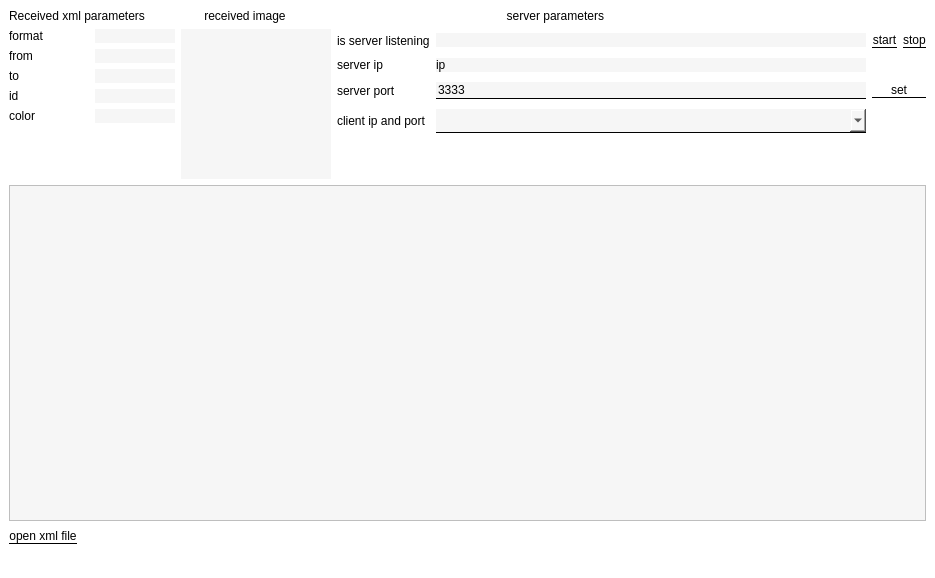
<?xml version="1.0" encoding="UTF-8"?>
<ui version="4.0">
 <class>MainWindow</class>
 <widget class="QMainWindow" name="MainWindow">
  <property name="geometry">
   <rect>
    <x>0</x>
    <y>0</y>
    <width>935</width>
    <height>578</height>
   </rect>
  </property>
  <property name="windowTitle">
   <string>MainWindow</string>
  </property>
  <property name="styleSheet">
   <string notr="true">background:#FFFFFF;</string>
  </property>
  <widget class="QWidget" name="central">
   <layout class="QGridLayout" name="gridLayout_2">
    <item row="0" column="0">
     <layout class="QVBoxLayout" name="first">
      <item>
       <layout class="QGridLayout" name="parameters">
        <item row="1" column="0">
         <layout class="QFormLayout" name="xmlParameters">
          <item row="0" column="0">
           <widget class="QLabel" name="format_const">
            <property name="minimumSize">
             <size>
              <width>80</width>
              <height>0</height>
             </size>
            </property>
            <property name="styleSheet">
             <string notr="true">color:#000000</string>
            </property>
            <property name="text">
             <string>format</string>
            </property>
           </widget>
          </item>
          <item row="0" column="1">
           <widget class="QLabel" name="format">
            <property name="minimumSize">
             <size>
              <width>80</width>
              <height>0</height>
             </size>
            </property>
            <property name="styleSheet">
             <string notr="true">background:#f6f6f6;color:#000000;</string>
            </property>
            <property name="text">
             <string/>
            </property>
           </widget>
          </item>
          <item row="1" column="0">
           <widget class="QLabel" name="from_const">
            <property name="styleSheet">
             <string notr="true">color:#000000</string>
            </property>
            <property name="text">
             <string>from</string>
            </property>
           </widget>
          </item>
          <item row="1" column="1">
           <widget class="QLabel" name="from">
            <property name="styleSheet">
             <string notr="true">background:#f6f6f6;color:#000000;</string>
            </property>
            <property name="text">
             <string/>
            </property>
           </widget>
          </item>
          <item row="2" column="0">
           <widget class="QLabel" name="to_const">
            <property name="styleSheet">
             <string notr="true">color:#000000</string>
            </property>
            <property name="text">
             <string>to</string>
            </property>
           </widget>
          </item>
          <item row="2" column="1">
           <widget class="QLabel" name="to">
            <property name="styleSheet">
             <string notr="true">background:#f6f6f6;color:#000000;</string>
            </property>
            <property name="text">
             <string/>
            </property>
           </widget>
          </item>
          <item row="3" column="0">
           <widget class="QLabel" name="id_const">
            <property name="styleSheet">
             <string notr="true">color:#000000</string>
            </property>
            <property name="text">
             <string>id</string>
            </property>
           </widget>
          </item>
          <item row="3" column="1">
           <widget class="QLabel" name="id">
            <property name="styleSheet">
             <string notr="true">background:#f6f6f6;color:#000000;</string>
            </property>
            <property name="text">
             <string/>
            </property>
           </widget>
          </item>
          <item row="4" column="1">
           <widget class="QLabel" name="color">
            <property name="styleSheet">
             <string notr="true">background:#f6f6f6;color:#000000;</string>
            </property>
            <property name="text">
             <string/>
            </property>
           </widget>
          </item>
          <item row="4" column="0">
           <widget class="QLabel" name="color_const">
            <property name="styleSheet">
             <string notr="true">color:#000000</string>
            </property>
            <property name="text">
             <string>color</string>
            </property>
           </widget>
          </item>
         </layout>
        </item>
        <item row="0" column="1">
         <widget class="QLabel" name="image_const">
          <property name="styleSheet">
           <string notr="true">color:#000000</string>
          </property>
          <property name="text">
           <string>       received image</string>
          </property>
         </widget>
        </item>
        <item row="0" column="0">
         <widget class="QLabel" name="xml_parameters_const">
          <property name="styleSheet">
           <string notr="true">color:#000000</string>
          </property>
          <property name="text">
           <string>Received xml parameters</string>
          </property>
         </widget>
        </item>
        <item row="0" column="2">
         <widget class="QLabel" name="server_parameters_const">
          <property name="styleSheet">
           <string notr="true">color:#000000</string>
          </property>
          <property name="text">
           <string>                                                   server parameters</string>
          </property>
         </widget>
        </item>
        <item row="1" column="1">
         <widget class="QLabel" name="image">
          <property name="sizePolicy">
           <sizepolicy hsizetype="Preferred" vsizetype="Preferred">
            <horstretch>0</horstretch>
            <verstretch>0</verstretch>
           </sizepolicy>
          </property>
          <property name="minimumSize">
           <size>
            <width>150</width>
            <height>150</height>
           </size>
          </property>
          <property name="maximumSize">
           <size>
            <width>150</width>
            <height>150</height>
           </size>
          </property>
          <property name="styleSheet">
           <string notr="true">background:#f6f6f6;</string>
          </property>
          <property name="text">
           <string/>
          </property>
         </widget>
        </item>
        <item row="1" column="2">
         <layout class="QGridLayout" name="serverParameters">
          <item row="2" column="1">
           <widget class="QLineEdit" name="serverport">
            <property name="sizePolicy">
             <sizepolicy hsizetype="Expanding" vsizetype="Fixed">
              <horstretch>0</horstretch>
              <verstretch>0</verstretch>
             </sizepolicy>
            </property>
            <property name="styleSheet">
             <string notr="true">background:#f6f6f6 ;color:#000000;; border: none;border-bottom: 1px solid currentColor;</string>
            </property>
            <property name="text">
             <string>3333</string>
            </property>
           </widget>
          </item>
          <item row="4" column="0">
           <spacer name="horizontalSpacer1">
            <property name="orientation">
             <enum>Qt::Horizontal</enum>
            </property>
            <property name="sizeType">
             <enum>QSizePolicy::Preferred</enum>
            </property>
            <property name="sizeHint" stdset="0">
             <size>
              <width>40</width>
              <height>20</height>
             </size>
            </property>
           </spacer>
          </item>
          <item row="1" column="0">
           <widget class="QLabel" name="serverip_const">
            <property name="styleSheet">
             <string notr="true">color:#000000</string>
            </property>
            <property name="text">
             <string>server ip</string>
            </property>
           </widget>
          </item>
          <item row="0" column="1">
           <widget class="QLabel" name="isServerRunning">
            <property name="sizePolicy">
             <sizepolicy hsizetype="Expanding" vsizetype="Fixed">
              <horstretch>0</horstretch>
              <verstretch>0</verstretch>
             </sizepolicy>
            </property>
            <property name="styleSheet">
             <string notr="true">background:#f6f6f6;color:#000000;</string>
            </property>
            <property name="text">
             <string/>
            </property>
           </widget>
          </item>
          <item row="2" column="0">
           <widget class="QLabel" name="serverport_const">
            <property name="styleSheet">
             <string notr="true">color:#000000</string>
            </property>
            <property name="text">
             <string>server port</string>
            </property>
           </widget>
          </item>
          <item row="1" column="1">
           <widget class="QLabel" name="serverip">
            <property name="sizePolicy">
             <sizepolicy hsizetype="Expanding" vsizetype="Fixed">
              <horstretch>0</horstretch>
              <verstretch>0</verstretch>
             </sizepolicy>
            </property>
            <property name="styleSheet">
             <string notr="true">background:#f6f6f6; color:#000000;</string>
            </property>
            <property name="text">
             <string>ip</string>
            </property>
           </widget>
          </item>
          <item row="0" column="2">
           <layout class="QHBoxLayout" name="offOnButtons">
            <item>
             <widget class="QPushButton" name="startServerButton">
              <property name="styleSheet">
               <string notr="true">color:#000000; border: none;border-bottom: 1px solid currentColor;</string>
              </property>
              <property name="text">
               <string>start</string>
              </property>
             </widget>
            </item>
            <item>
             <widget class="QPushButton" name="stopServerButton">
              <property name="styleSheet">
               <string notr="true">color:#000000; border: none;color:#000000; border: none;border-bottom: 1px solid currentColor;</string>
              </property>
              <property name="text">
               <string>stop</string>
              </property>
             </widget>
            </item>
           </layout>
          </item>
          <item row="3" column="0">
           <widget class="QLabel" name="comboBox_clients_const">
            <property name="enabled">
             <bool>true</bool>
            </property>
            <property name="sizePolicy">
             <sizepolicy hsizetype="Preferred" vsizetype="Preferred">
              <horstretch>0</horstretch>
              <verstretch>0</verstretch>
             </sizepolicy>
            </property>
            <property name="minimumSize">
             <size>
              <width>80</width>
              <height>0</height>
             </size>
            </property>
            <property name="maximumSize">
             <size>
              <width>16777215</width>
              <height>16777215</height>
             </size>
            </property>
            <property name="styleSheet">
             <string notr="true">color:#000000</string>
            </property>
            <property name="text">
             <string>client ip and port</string>
            </property>
           </widget>
          </item>
          <item row="2" column="2">
           <widget class="QPushButton" name="changeServerPortButton">
            <property name="styleSheet">
             <string notr="true">color:#000000; border: none;color:#000000; border: none;border-bottom: 1px solid currentColor;</string>
            </property>
            <property name="text">
             <string>set</string>
            </property>
           </widget>
          </item>
          <item row="3" column="1">
           <widget class="QComboBox" name="comboBox_clients">
            <property name="sizePolicy">
             <sizepolicy hsizetype="Expanding" vsizetype="Fixed">
              <horstretch>0</horstretch>
              <verstretch>0</verstretch>
             </sizepolicy>
            </property>
            <property name="minimumSize">
             <size>
              <width>320</width>
              <height>0</height>
             </size>
            </property>
            <property name="maximumSize">
             <size>
              <width>16777215</width>
              <height>24</height>
             </size>
            </property>
            <property name="styleSheet">
             <string notr="true">color:#000000;background:#f6f6f6; border: none;border-bottom: 1px solid currentColor;</string>
            </property>
           </widget>
          </item>
          <item row="0" column="0">
           <widget class="QLabel" name="isServerRunning_const">
            <property name="styleSheet">
             <string notr="true">color:#000000</string>
            </property>
            <property name="text">
             <string>is server listening</string>
            </property>
           </widget>
          </item>
          <item row="4" column="1">
           <spacer name="horizontalSpacer2">
            <property name="orientation">
             <enum>Qt::Horizontal</enum>
            </property>
            <property name="sizeHint" stdset="0">
             <size>
              <width>40</width>
              <height>20</height>
             </size>
            </property>
           </spacer>
          </item>
          <item row="5" column="1">
           <spacer name="horizontalSpacer3">
            <property name="orientation">
             <enum>Qt::Horizontal</enum>
            </property>
            <property name="sizeHint" stdset="0">
             <size>
              <width>40</width>
              <height>20</height>
             </size>
            </property>
           </spacer>
          </item>
         </layout>
        </item>
       </layout>
      </item>
      <item>
       <layout class="QVBoxLayout" name="textAndButton">
        <item>
         <widget class="QPlainTextEdit" name="text">
          <property name="sizePolicy">
           <sizepolicy hsizetype="Expanding" vsizetype="Expanding">
            <horstretch>0</horstretch>
            <verstretch>0</verstretch>
           </sizepolicy>
          </property>
          <property name="minimumSize">
           <size>
            <width>900</width>
            <height>300</height>
           </size>
          </property>
          <property name="styleSheet">
           <string notr="true">color:#000000; background:#f6f6f6;</string>
          </property>
         </widget>
        </item>
        <item>
         <layout class="QHBoxLayout" name="BottomButtonLayout">
          <item>
           <widget class="QPushButton" name="openXmlButton">
            <property name="styleSheet">
             <string notr="true">color:#000000; border: none; color:#000000; border: none;border-bottom: 1px solid currentColor;</string>
            </property>
            <property name="text">
             <string>open xml file</string>
            </property>
           </widget>
          </item>
          <item>
           <spacer name="horizontalSpacer">
            <property name="orientation">
             <enum>Qt::Horizontal</enum>
            </property>
            <property name="sizeHint" stdset="0">
             <size>
              <width>40</width>
              <height>20</height>
             </size>
            </property>
           </spacer>
          </item>
         </layout>
        </item>
       </layout>
      </item>
     </layout>
    </item>
   </layout>
  </widget>
  <widget class="QMenuBar" name="menubar">
   <property name="geometry">
    <rect>
     <x>0</x>
     <y>0</y>
     <width>935</width>
     <height>22</height>
    </rect>
   </property>
  </widget>
  <widget class="QStatusBar" name="statusbar"/>
 </widget>
 <resources/>
 <connections/>
</ui>
